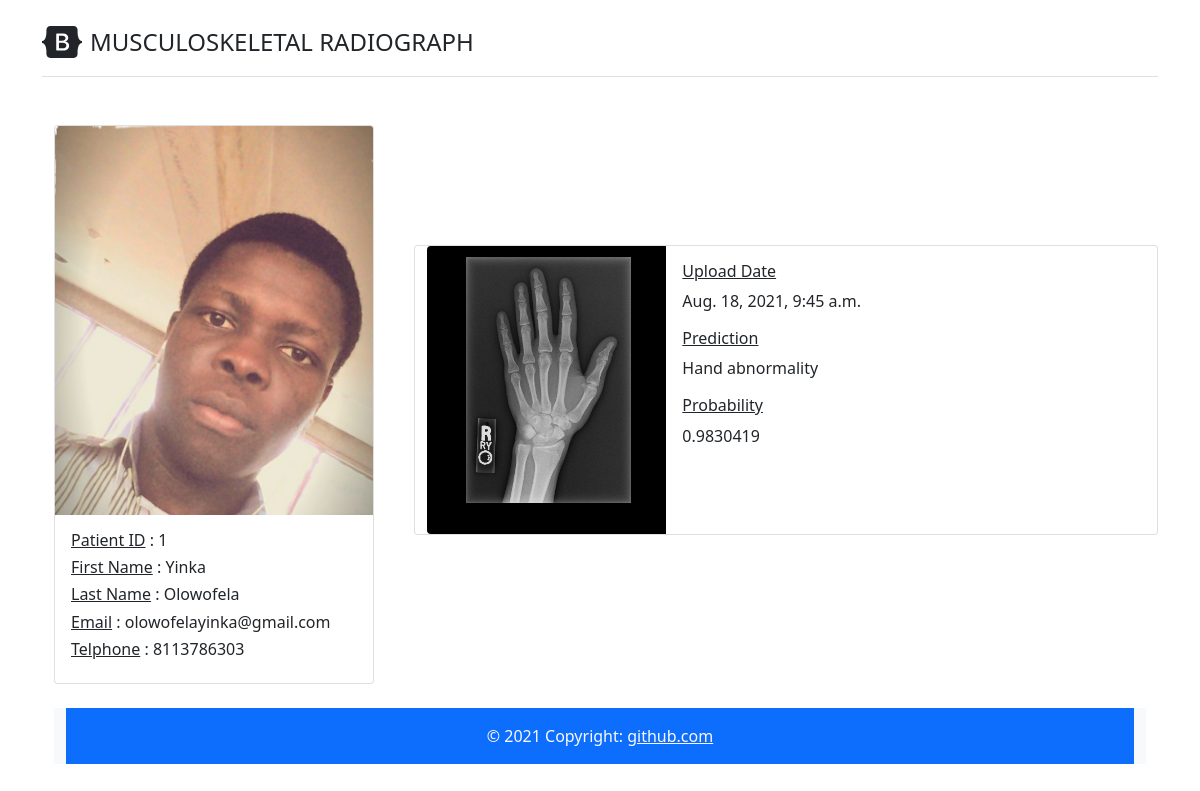
The app's page /patient/1/radiograph/4 with its own data.
### musculoskeletal_radiograph_app/models.py (models this page shows)
class Patient(models.Model):
    id = models.AutoField(primary_key=True)
    first_name = models.CharField(max_length=255)
    sur_name = models.CharField(max_length=255)
    phone_number = models.CharField(max_length=255)
    email_address = models.CharField(max_length=255)
    image_url = models.ImageField(upload_to=filepath_patient,null=True,blank=True)
    created_date = models.DateTimeField(auto_now_add=True)
    objects = models.Manager()

class Radiograph(models.Model):
    id = models.AutoField(primary_key=True)
    created_date = models.DateTimeField(auto_now_add=True)
    image_url = models.ImageField(upload_to=filepath_radiograph,null=False,blank=False)
    prediction = models.CharField(max_length=255)
    accuracy = models.CharField(max_length=255)
    patient_id = models.ForeignKey(Patient, on_delete=models.CASCADE)
    objects = models.Manager()

### musculoskeletal_radiograph_app/views.py (the view)
# urls.py: path('patient/<str:patient_id>/radiograph/<str:radiograph_id>', views.GetRadiograph, name="get_radiograph"),
def GetRadiograph(request, patient_id, radiograph_id):
    if request.method != "POST":
        patient_obj = Patient.objects.get(id = patient_id)
        radiograph = Radiograph.objects.get(patient_id = patient_obj, id = radiograph_id)
        return render(request, "home/get_radiograph.html", { "patient" : patient_obj, "radiograph" : radiograph } )

### musculoskeletal_radiograph_app/templates/Home/get_radiograph.html (shortened to what this page needs)
{% extends 'Home/layout.html' %}
{% block main_content %}
<main>
    <div class="container py-4">
      <div class="row">
        <div class="col-4 col-sm-4">
            <div class="card" style="width: 20rem;">
                <img src="../../../media/{{ patient.image_url }}" class="card-img-top" alt="...">
                <div class="card-body">
                  <h6 class="card-title"><u>Patient ID</u> : {{ patient.id }} </h6>
                  <h6 class="card-title"><u>First Name</u> : {{ patient.first_name }} </h6>
                  <h6 class="card-title"><u>Last Name</u> : {{ patient.sur_name }} </h6>
                  <h6 class="card-title"><u>Email</u> : {{ patient.email_address }}</h6>
                  <h6 class="card-title"><u>Telphone</u> : {{ patient.phone_number }}  </h6>
                </div>
              </div>
        </div>
        <div class="col-8 col-sm-8">
          <br />
          <br />
          <br />
          <div class="row mt-5">
            <div class="card mb-3" style="max-width: 1080px; max-height: 1080px;">
              <div class="row g-0">
                <div class="col-md-4">
                  <img src="../../../media/{{ radiograph.image_url }}" class="img-fluid rounded-start text-center" alt="...">
                </div>
                <div class="col-md-8">
                  <div class="card-body">
                    <h6 class="card-title"><u>Upload Date</u></h6>
                    <p class="card-text">{{ radiograph.created_date }}</p>
                    <h6 class="card-title"><u>Prediction</u></h6>
                    <p class="card-text">{{ radiograph.prediction }}</p>
                    <h6 class="card-title"><u>Probability</u></h6>
                    <p class="card-text">{{ radiograph.accuracy }}</p>
                  </div>
                </div>
              </div>
            </div>
          </div>
        </div>
      </div>
      <br />
      <footer class="bg-light text-center text-lg-start bottom container">
        <div class="text-center p-3 text-light" style="background-color: #0d6efd;">
          © 2021 Copyright:
          <a class="text-light" href="https://github.com/olowoyinka/">github.com</a>
        </div>
      </footer>
    </div>
</main>
{% endblock main_content %}

### records on screen
Patient: image_url (picture), id "1", first_name "Yinka", sur_name "Olowofela", email_address "olowofelayinka@gmail.com", phone_number "8113786303"
Radiograph: image_url (picture), created_date "Aug. 18, 2021, 9:45 a.m.", prediction "Hand abnormality", accuracy "0.9830419"
